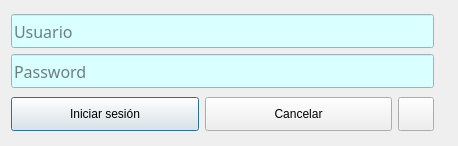
<?xml version="1.0" encoding="UTF-8"?>
<ui version="4.0">
 <class>frmLogin</class>
 <widget class="QDialog" name="frmLogin">
  <property name="geometry">
   <rect>
    <x>0</x>
    <y>0</y>
    <width>458</width>
    <height>146</height>
   </rect>
  </property>
  <property name="acceptDrops">
   <bool>false</bool>
  </property>
  <property name="windowTitle">
   <string>SW_Note pad login</string>
  </property>
  <property name="windowOpacity">
   <double>0.970000000000000</double>
  </property>
  <property name="modal">
   <bool>true</bool>
  </property>
  <layout class="QGridLayout" name="gridLayout">
   <item row="0" column="0">
    <layout class="QVBoxLayout" name="verticalLayout">
     <item>
      <widget class="QLineEdit" name="Usuario">
       <property name="minimumSize">
        <size>
         <width>0</width>
         <height>34</height>
        </size>
       </property>
       <property name="font">
        <font>
         <family>Fira Code Medium</family>
         <pointsize>12</pointsize>
         <weight>7</weight>
         <italic>false</italic>
         <bold>false</bold>
        </font>
       </property>
       <property name="styleSheet">
        <string notr="true">font: 57 12pt &quot;Fira Code Medium&quot;;
background-color: rgb(217, 255, 255);
</string>
       </property>
       <property name="placeholderText">
        <string>Usuario</string>
       </property>
      </widget>
     </item>
     <item>
      <widget class="QLineEdit" name="Password">
       <property name="minimumSize">
        <size>
         <width>0</width>
         <height>34</height>
        </size>
       </property>
       <property name="font">
        <font>
         <family>Fira Code Medium</family>
         <pointsize>12</pointsize>
         <weight>7</weight>
         <italic>false</italic>
         <bold>false</bold>
        </font>
       </property>
       <property name="styleSheet">
        <string notr="true">font: 57 12pt &quot;Fira Code Medium&quot;;
background-color: rgb(217, 255, 255);
</string>
       </property>
       <property name="placeholderText">
        <string>Password</string>
       </property>
      </widget>
     </item>
    </layout>
   </item>
   <item row="0" column="1" rowspan="2">
    <widget class="QLabel" name="label">
     <property name="text">
      <string/>
     </property>
     <property name="pixmap">
      <pixmap resource="res.qrc">:/images/Login-128.png</pixmap>
     </property>
     <property name="scaledContents">
      <bool>true</bool>
     </property>
    </widget>
   </item>
   <item row="1" column="0">
    <layout class="QHBoxLayout" name="horizontalLayout">
     <item>
      <widget class="QPushButton" name="pushButton">
       <property name="minimumSize">
        <size>
         <width>0</width>
         <height>34</height>
        </size>
       </property>
       <property name="text">
        <string>Iniciar sesión</string>
       </property>
       <property name="icon">
        <iconset resource="res.qrc">
         <normaloff>:/images/Login-128.png</normaloff>:/images/Login-128.png</iconset>
       </property>
       <property name="iconSize">
        <size>
         <width>24</width>
         <height>24</height>
        </size>
       </property>
      </widget>
     </item>
     <item>
      <widget class="QPushButton" name="pushButton_2">
       <property name="minimumSize">
        <size>
         <width>0</width>
         <height>34</height>
        </size>
       </property>
       <property name="text">
        <string>Cancelar</string>
       </property>
       <property name="icon">
        <iconset resource="res.qrc">
         <normaloff>:/images/6_-_Cross-128.png</normaloff>:/images/6_-_Cross-128.png</iconset>
       </property>
       <property name="iconSize">
        <size>
         <width>24</width>
         <height>24</height>
        </size>
       </property>
      </widget>
     </item>
     <item>
      <widget class="QPushButton" name="pushButton_3">
       <property name="minimumSize">
        <size>
         <width>36</width>
         <height>34</height>
        </size>
       </property>
       <property name="maximumSize">
        <size>
         <width>36</width>
         <height>16777215</height>
        </size>
       </property>
       <property name="toolTip">
        <string>Reestablecer contraseña</string>
       </property>
       <property name="text">
        <string/>
       </property>
       <property name="icon">
        <iconset resource="res.qrc">
         <normaloff>:/images/password_code-128.png</normaloff>:/images/password_code-128.png</iconset>
       </property>
       <property name="iconSize">
        <size>
         <width>24</width>
         <height>24</height>
        </size>
       </property>
      </widget>
     </item>
    </layout>
   </item>
  </layout>
 </widget>
 <tabstops>
  <tabstop>Usuario</tabstop>
  <tabstop>Password</tabstop>
  <tabstop>pushButton</tabstop>
  <tabstop>pushButton_2</tabstop>
 </tabstops>
 <resources>
  <include location="res.qrc"/>
 </resources>
 <connections/>
</ui>
